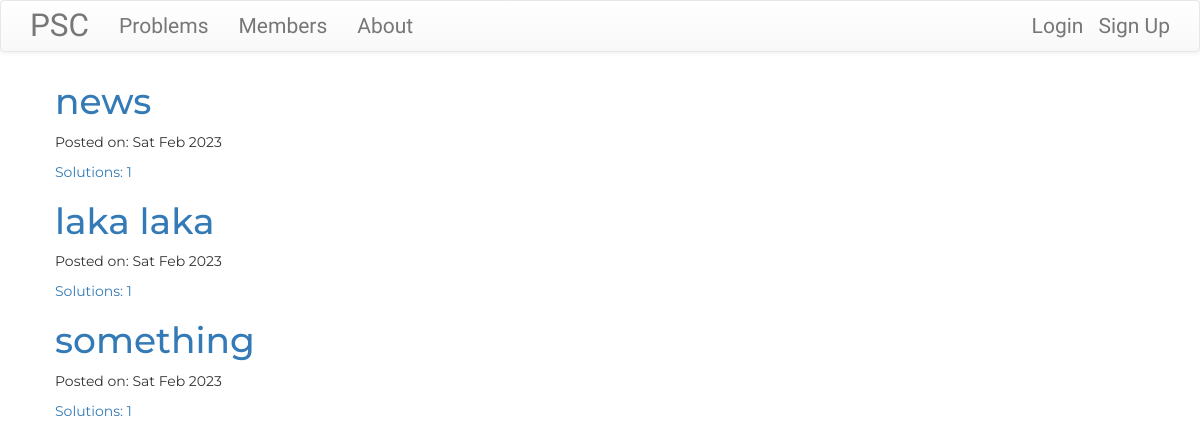
The app's page /problems/ with its own data.
### problems/models.py (models this page shows, shortened)
class Problem(models.Model):
    problem_type_choices = (
        ('c','Confidential'),
        ('sc','Semi-confidential'),
        ('p','Public')
    )
    problem_category_choices = (
        ('agriculture','Agriculture'),
        ('computer_science','Computer Science'),
        ('social_studies','Social Studies'),
        ('environment','Environmental Science'),
        ('mathematics','Mathematics'),
        ('engineering','Engineering'),
        ('physics','physics'),
        ('chemistry','chemistry'),
        ('other','Other')
    )
    author = models.ForeignKey('accounts.CustomUser', on_delete=models.CASCADE)
    title = models.CharField(max_length=200)
    problem_category = models.CharField(choices=problem_category_choices, max_length=50, default='other', verbose_name="Category of the problem")
    problem_brief = models.TextField()
    problem_reward = models.IntegerField(verbose_name='Prize money for providing the solution ')
    problem_description = models.TextField()
    created_date = models.DateTimeField(default=timezone.now)
    published_date = models.DateTimeField(blank=True, null=True)
    def approve_solutions(self):
        return self.solutions.filter(approved_solution = True) # to return total count of solutions

### problems/views.py (the view)
# urls.py: path("", views.ProblemListView.as_view(), name="problem_list"),
class ProblemListView(ListView):
    model = Problem
    template_name = "problem_list.html"
    def get_queryset(self):
        return Problem.objects.filter(published_date__lte = timezone.now()).order_by('-published_date')

### problems/templates/problems/problem_list.html
{% extends 'base.html' %}
{% block content %}
    <div class="centerstage container">
        {% for problem in problem_list %}
            <div class="problem_card">
                <h1> <a href="{% url 'problems:problem_detail' pk=problem.pk %}"> {{problem.title}} </a></h1>
                <div class="date">
                    <p> Posted on: {{problem.published_date|date:"D M Y"}}</p>
                </div>
                <a href="{% url 'problems:problem_detail' pk=problem.pk %}"> Solutions: {{ problem.approve_solutions.count }} </a>
            </div>
        {% endfor %}
    </div>
{% endblock content %}

### static/problem_solvers_centre/css/master.css (style rules this page uses)
.problem_card { margin-left: 10px; font-family: 'Montserrat'; }
.centerstage { margin-left: auto; margin-right: auto; }

### records on screen
Problem: title "news", published_date "Sat Feb 2023", approve_solutions.count "1"
Problem: title "laka laka", published_date "Sat Feb 2023", approve_solutions.count "1"
Problem: title "something", published_date "Sat Feb 2023", approve_solutions.count "1"
